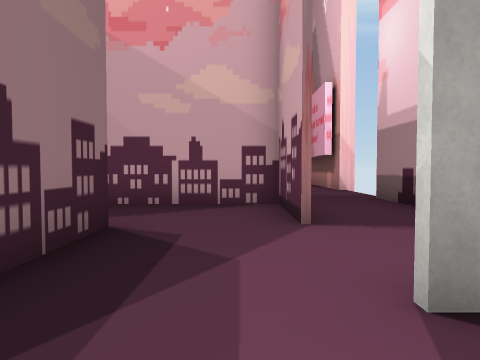
view 1 (above)

24 first-person views from a walk through a Unity game level. The camera is 1.4 m above the floor, tilts 2° down and sees 75° across. The floor is counted in squares, 2 m on a side. Each view is taken from the middle of a square. On the plan, view 1 faces up. The plan holds only what a view shows up to about 10 squares ahead; the rest is blank. The place goes on beyond the plan. The player is left out. Some surface patterns are stand-ins.

view 2
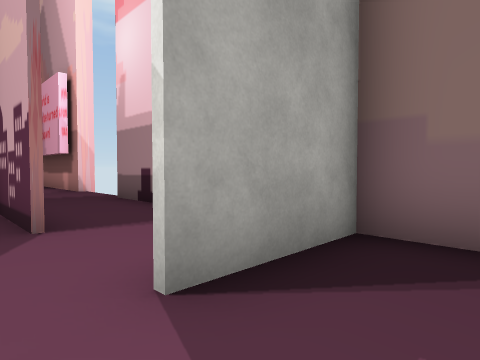

view 3
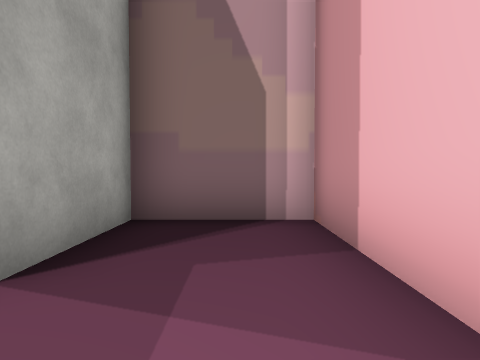

view 4
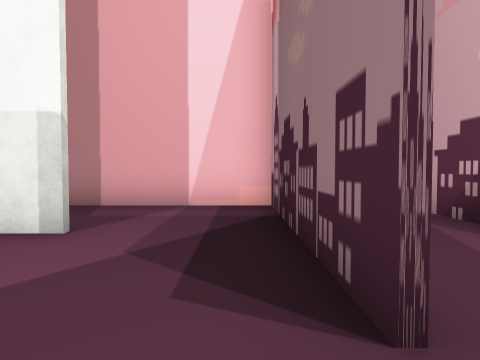

view 5
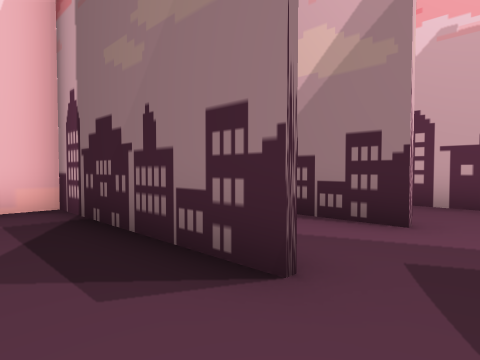

view 6
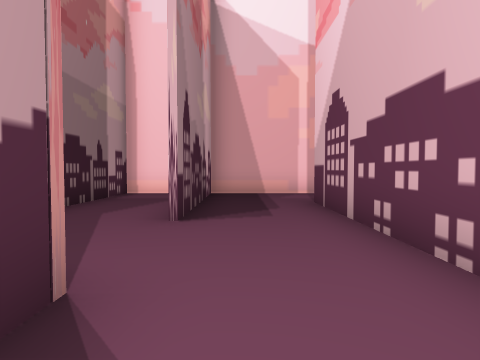

view 7
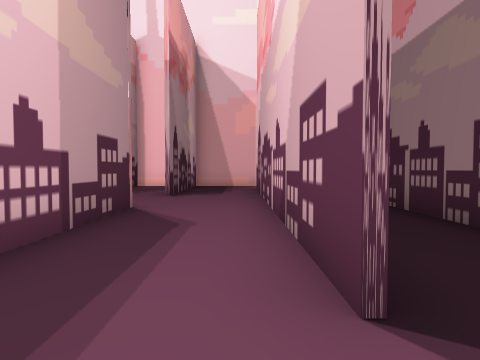

view 8
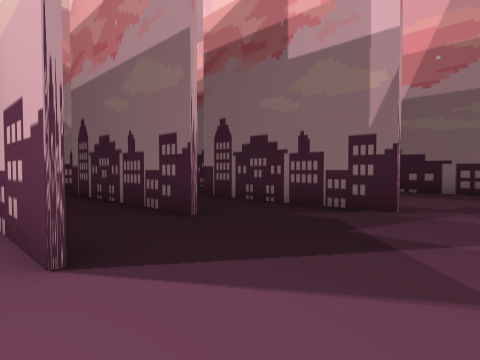

view 9
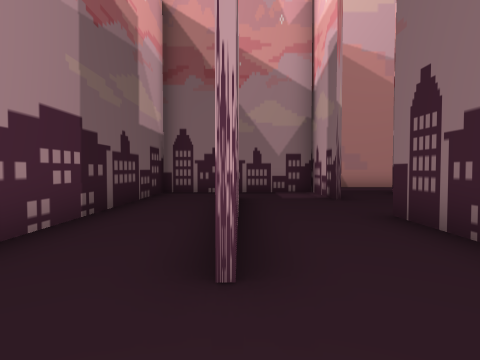

view 10
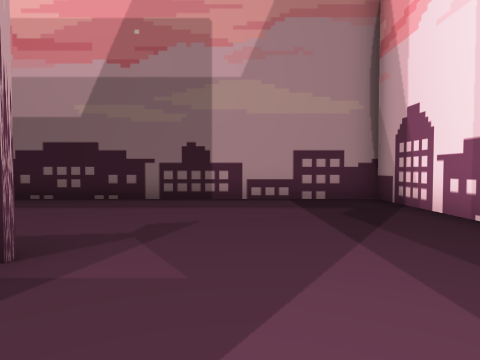

view 11
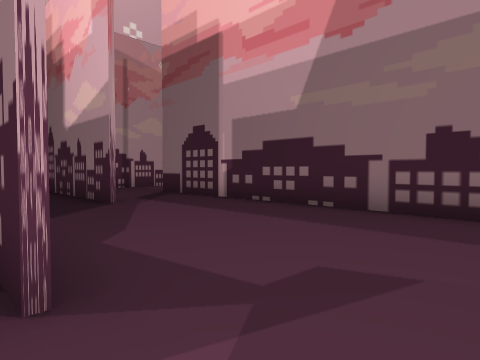

view 12
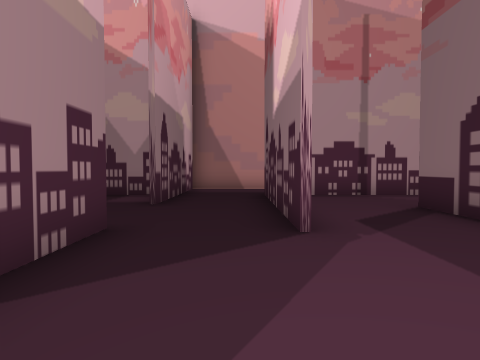

view 13
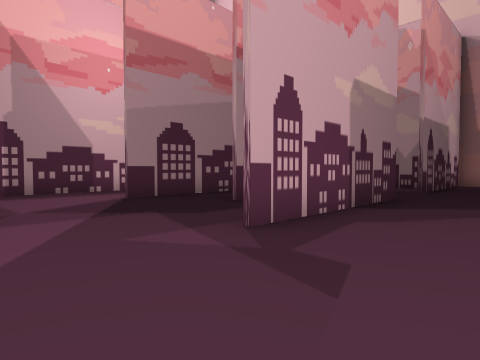

view 14
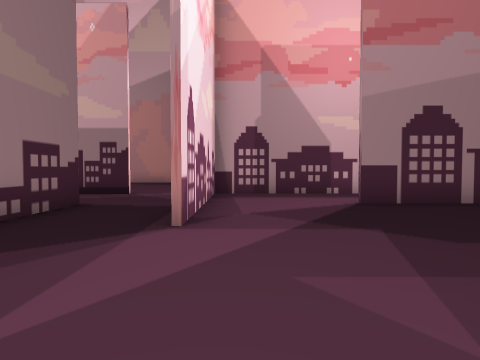

view 15
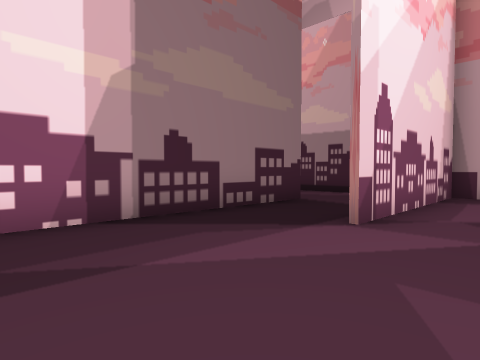

view 16
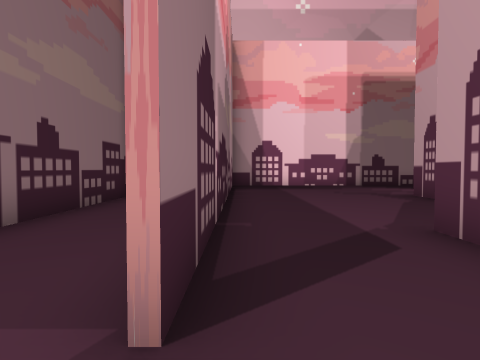

view 17
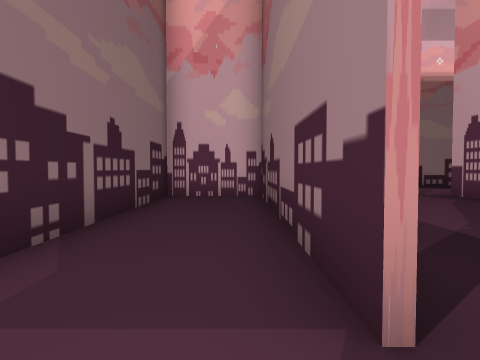

view 18
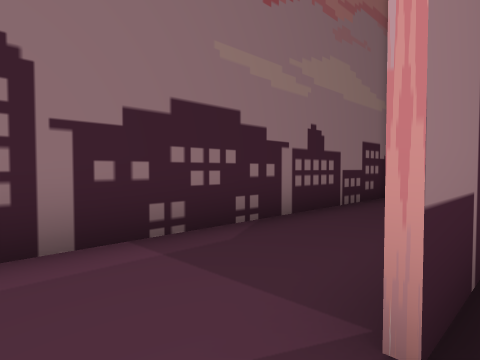

view 19
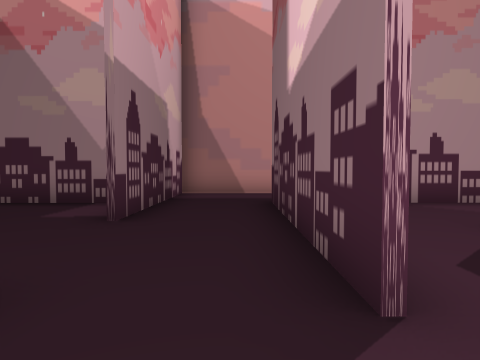

view 20
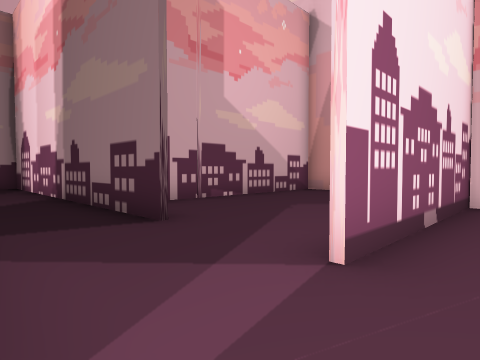

view 21
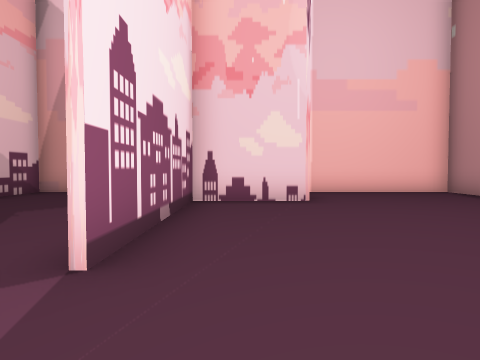

view 22
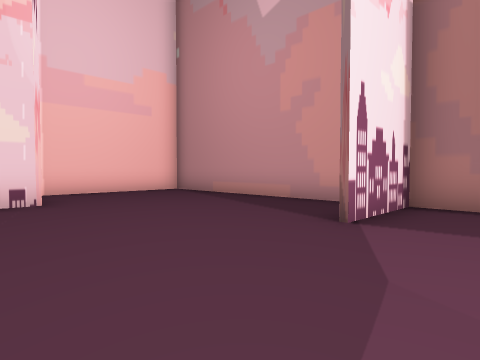

view 23
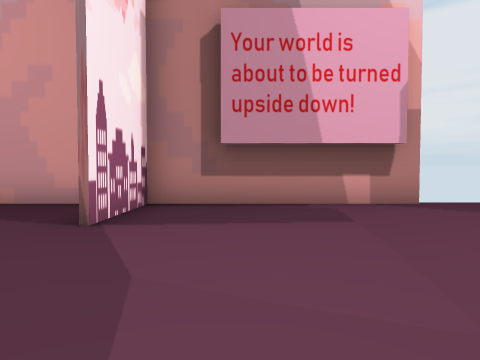

view 24
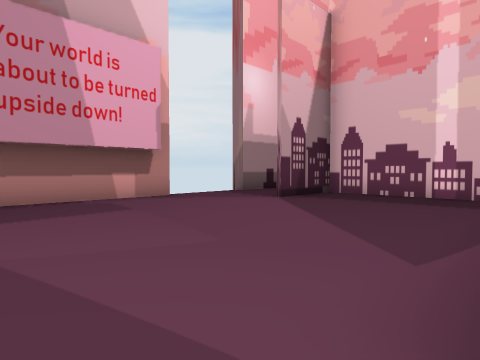

### Floor plan
Key: @ floor where view 1 was taken; # wall or solid block; . floor.
Columns run from 19 left of view 1 to 4 right of it. Each row starts with its distance up from view 1.
 24           ##      #####
 23           #.      .....#
 22           #..     .....#
 21           #..  ###.....#
 20           #... #.......#
 19           #... #.......#
 18           #....#.......#
 17           #....#.......#
 16    ##########.......###
 15    #...................#
 14    #......######.......#
 13    #...........#.......#
 12    #...........#.......#
 11 ####....#......#.......#
 10 #..#....#...#..#.......
  9 #..#....#.#.#..#.......
  8 #..#....#.#.#..#....#..
  7 #..#....#.#.#..#....#..#
  6 #..#.#....#.#..######..#
  5 #..#.#....#.#.......#..
  4 #....#....#.#.......#.
  3 #....#..#...#..#.#....
  2 ######..#####..#.#..###
  1      ...#   ...#.#.....#
  0      ...#   ...#.#.@...#
 -1      ####   ###########

Where each view was taken, in squares from view 1:
view 1: 0 up, 0 right, facing up
view 2: 0 up, 0 right, facing up-right
view 3: 0 up, 1 left, facing right
view 4: 5 up, 1 left, facing down
view 5: 5 up, 0 right, facing down-left
view 6: 8 up, 5 left, facing down
view 7: 12 up, 6 left, facing down
view 8: 13 up, 6 left, facing down-left
view 9: 11 up, 9 left, facing down
view 10: 13 up, 9 left, facing left
view 11: 13 up, 11 left, facing down-left
view 12: 10 up, 13 left, facing down
view 13: 14 up, 14 left, facing down-right
view 14: 13 up, 13 left, facing right
view 15: 12 up, 13 left, facing up-right
view 16: 3 up, 16 left, facing up
view 17: 3 up, 17 left, facing up
view 18: 3 up, 16 left, facing up-left
view 19: 8 up, 13 left, facing down
view 20: 14 up, 3 left, facing up-left
view 21: 14 up, 3 left, facing up
view 22: 14 up, 3 left, facing up-right
view 23: 14 up, 3 left, facing right
view 24: 15 up, 4 left, facing down-right
